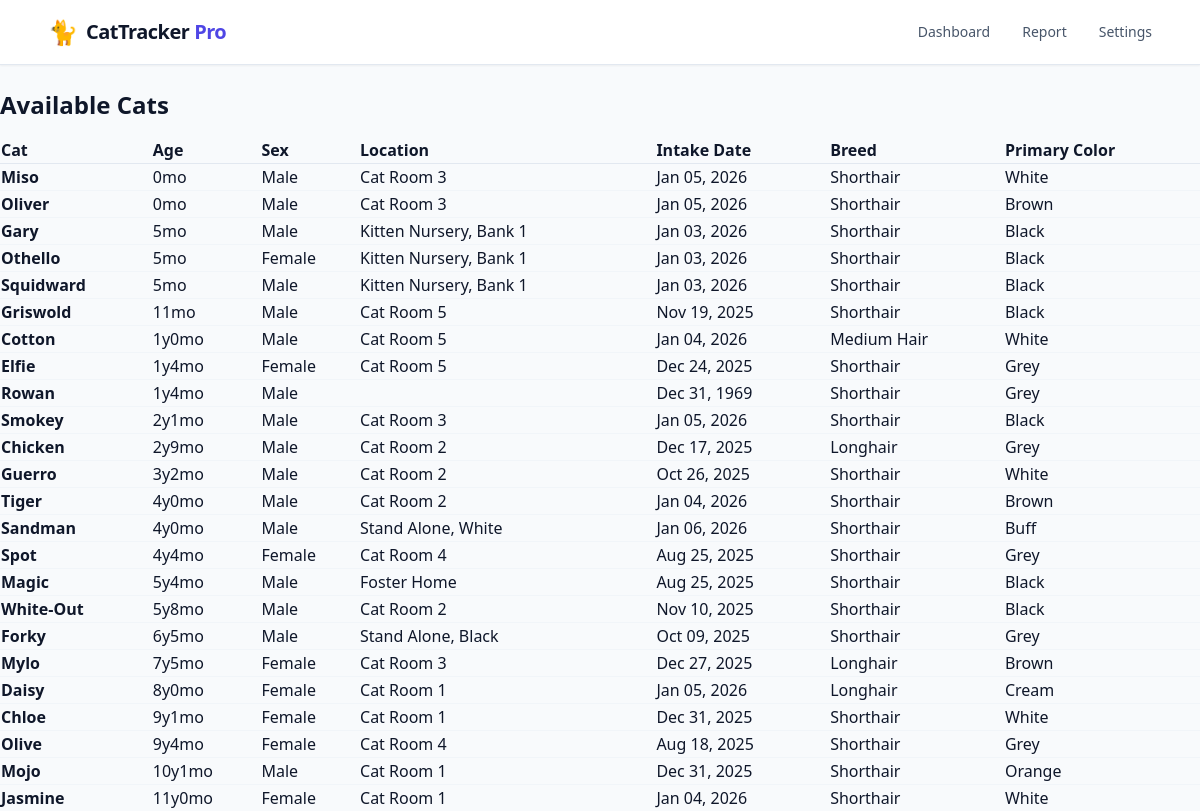
The app's page /report/, older data.
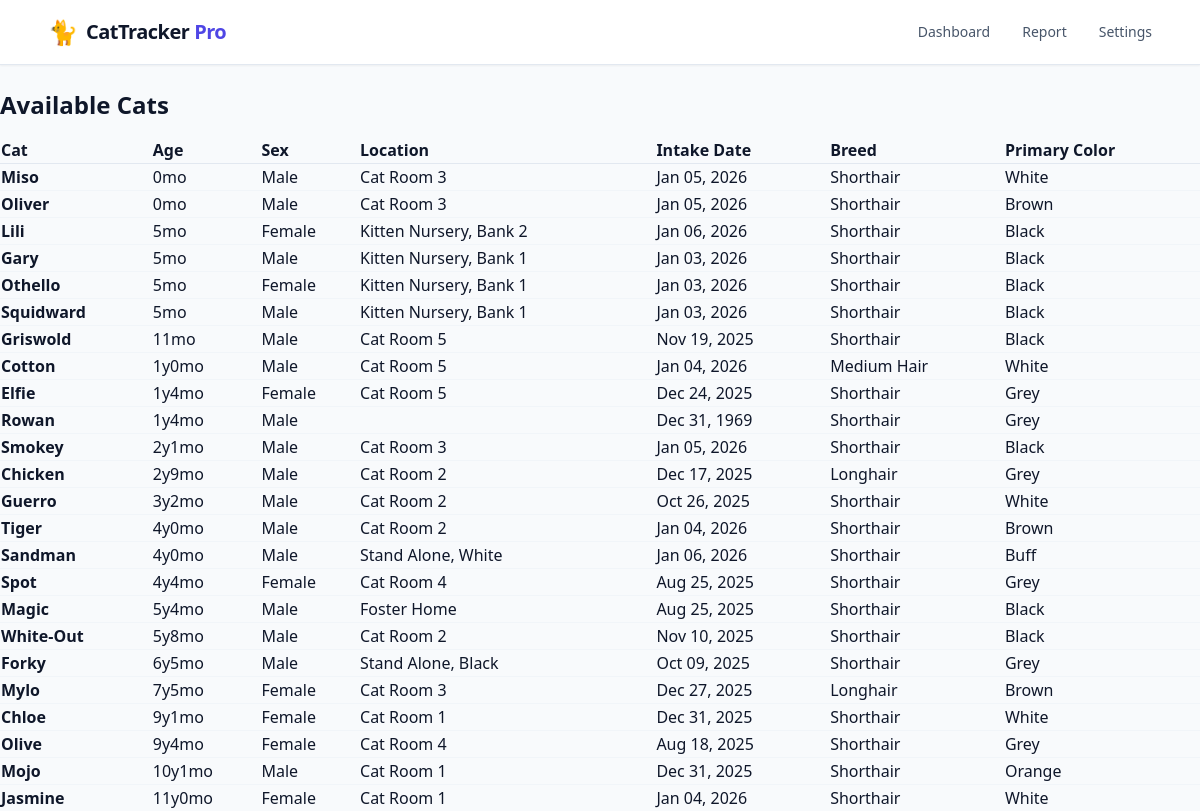
The same page, newer data.
### cats/models.py (models this page shows)
class Cat(models.Model):
    image_cy = models.CharField(max_length=20, primary_key=True)
    name = models.CharField(max_length=100)
    sex = models.CharField(max_length=10, default="Unknown")
    birthday = models.DateField(null=True, blank=True, default=timezone.now)
    breed = models.CharField(max_length=25, default="Unknown")
    primary_color = models.CharField(max_length=25, default="Unknown")
    intake_date = models.DateField(null=True, blank=True, default=timezone.now)
    location = models.CharField(max_length=25, default="Unknown")
    image_url = models.URLField()
    image = models.ImageField(upload_to='cats/', null=True, blank=True)
    first_seen = models.DateTimeField()
    last_seen = models.DateTimeField()
    last_updated = models.DateTimeField(auto_now=True)
    status = models.CharField(
        max_length=20,
        choices=CatStatus.choices,
        default=CatStatus.AVAILABLE,
    )
    objects = ItemQuerySet.as_manager()
    @property
    def age(self):
        if not self.birthday:
            return "Unknown"
        today = timezone.now().date()
        diff = today - cast(date, self.birthday)
        years = diff.days // 365
        months = (diff.days % 365) // 30
        if years < 1:
            return f"{months}mo"
        return f"{years}y{months}mo"
    @property
    def clean_breed(self):
        substring_to_remove = "Domestic "
        if self.breed:
            return self.breed.replace(substring_to_remove, "").strip()
        return self.breed

### cats/views.py (the view)
# urls.py: path("report/", views.report_view, name="report"),
def report_view(request):
    cats = Cat.objects.filter(
        Q(status=CatStatus.AVAILABLE) |
        Q(status=CatStatus.NEW)
        ).order_by("-birthday", "name")
    context = {
        "cats": cats,
    }
    return render(request, "cats/report.html", context)

### cats/templates/cats/report.html (shortened to what this page needs)
{% extends 'cats/base.html' %} {% load static %}
{% block content %}
<h1 class="text-2xl font-bold mb-4">Available Cats</h1>
<table class="w-full text-left border-collapse" id="report-table" media="all">
    <thead class="bg-slate-50 border-b border-slate-200">
        <tr>
            <th class="column-header">
                <a> Cat </a>
            </th>
            <th class="column-header">
                <a> Age </a>
            </th>
            <th class="column-header">
                <a> Sex </a>
            </th>
            <th class="column-header">
                <a> Location </a>
            </th>
            <th class="column-header">
                <a> Intake Date </a>
            </th>
            <th class="column-header">
                <a> Breed </a>
            </th>
            <th class="column-header">
                <a> Primary Color </a>
            </th>
        </tr>
    </thead>
    <tbody id="report-body" class="divide-y divide-slate-100">
        {% for cat in cats %}
        <tr>
            <td class="font-bold">
                {{ cat.name }}
            </td>
            <td>{{ cat.age }}</td>
            <td>{{ cat.sex }}</td>
            <td>
                {{ cat.location }}
            </td>
            <td>
                {{ cat.intake_date|date:"M d, Y" }}
            </td>
            <td >{{ cat.clean_breed }}</td>
            <td >{{ cat.primary_color }}</td>
        </tr>
        {% empty %}
        <tr>
            <td colspan="11" class="p-8 text-center text-slate-400">
                No cats found in this category.
            </td>
        </tr>
        {% endfor %}
    </tbody>
</table>
{% endblock %}

Row changes from the older to the newer data that the page shows:
no longer on this page (row edited): Cat: name "Daisy", age "8y0mo", sex "Female", location "Cat Room 1", intake_date "Jan 05, 2026", clean_breed "Longhair", primary_color "Cream"
added Cat: name "Lili", age "5mo", sex "Female", location "Kitten Nursery, Bank 2", intake_date "Jan 06, 2026", clean_breed "Shorthair", primary_color "Black"
